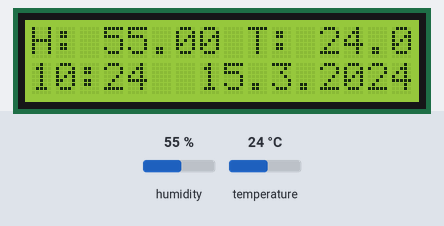
The sketch below on a simulated Arduino Uno, built with avr-gcc and run on an emulated ATmega328P. Parts: 16×2 character LCD. The test bench sets the inputs (shaded band); at power-on: humidity 55 %, temperature 24 °C. The local clock reads 2024-03-15 10:24:30 at power-on unless the sketch sets it; what the sketch prints to the serial monitor is not drawn.

Above: at 1.2 s.
1.3 s: humidity set to 22 %
At 2.6 s:
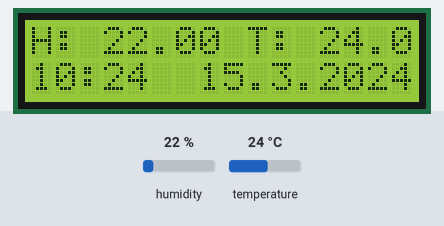
4.1 s: temperature set to 12 °C
At 5.4 s:
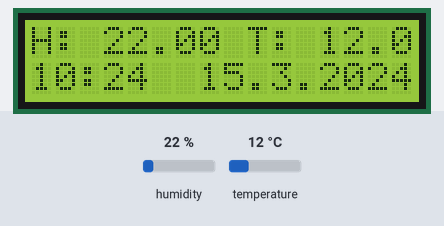
6.9 s: humidity set to 40 %
At 9.7 s:
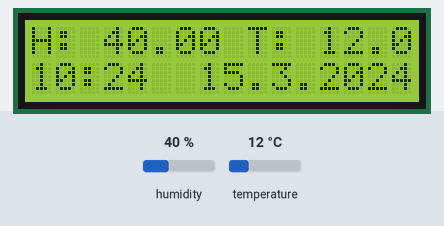
10.0 s: temperature set to 19 °C
At 11.5 s:
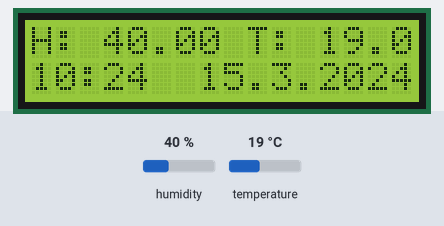
Timing chart, 0 to 13.0 s (numbered marks = the images above; inputs shaded):
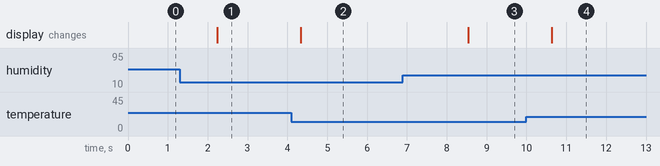

The sketch:

dht_clock_lcd.ino
```cpp
#include <ThreeWire.h>
#include <RtcDS1302.h>
#include <DHT.h>
#include <Wire.h>
#include <LiquidCrystal_I2C.h>

#define DHTPIN 5
#define DHTTYPE DHT11   // DHT 11

DHT dht(DHTPIN, DHTTYPE);

LiquidCrystal_I2C lcd(0x27, 16,2);

const int IO = 27;    // DAT
const int SCLK = 14;  // CLK
const int CE = 26;    // RST

ThreeWire myWire(IO, SCLK, CE);
RtcDS1302<ThreeWire> Rtc(myWire);

void setup() {
  Serial.begin(115200);

  dht.begin();

  lcd.init();
  lcd.backlight();

  Serial.print("compiled: ");
  Serial.print(__DATE__);
  Serial.println(__TIME__);

  Rtc.Begin();

  RtcDateTime compiled = RtcDateTime(__DATE__, __TIME__);
  printDateTime(compiled);
  Serial.println();

  if (!Rtc.IsDateTimeValid()) {
    // Common Causes:
    //    1) first time you ran and the device wasn't running yet
    //    2) the battery on the device is low or even missing

    Serial.println("RTC lost confidence in the DateTime!");
    Rtc.SetDateTime(compiled);
  }

  if (Rtc.GetIsWriteProtected()) {
    Serial.println("RTC was write protected, enabling writing now");
    Rtc.SetIsWriteProtected(false);
  }

  if (!Rtc.GetIsRunning()) {
    Serial.println("RTC was not actively running, starting now");
    Rtc.SetIsRunning(true);
  }

  RtcDateTime now = Rtc.GetDateTime();
  if (now < compiled) {
    Serial.println("RTC is older than compile time!  (Updating DateTime)");
    Rtc.SetDateTime(compiled);
  } else if (now > compiled) {
    Serial.println("RTC is newer than compile time. (this is expected)");
  } else if (now == compiled) {
    Serial.println("RTC is the same as compile time! (not expected but all is fine)");
  }
}

void loop() {
  float h = dht.readHumidity();
  float t = dht.readTemperature();

  // if (isnan(h) || isnan(t)) {
  //   Serial.println("Failed to read from DHT sensor!");
  //   return;
  // }

  Serial.print("Humidity: ");
  Serial.print(h);
  Serial.print(" %\t");
  Serial.print("Temperature: ");
  Serial.print(t);
  Serial.println(" *C");

  lcd.setCursor(0, 0);
  lcd.print("H: " + String(h) + " T: " + String(t) + " *C");


  RtcDateTime now = Rtc.GetDateTime();
  lcd.setCursor(0, 1);
  lcd.print(String(now.Hour()) + ":" + String(now.Minute()) + "  " + String(now.Day()) + "." + String(now.Month()) + "." + String(now.Year()));

  printDateTime(now);
  Serial.println();

  if (!now.IsValid()) {
    // Common Causes:
    //    1) the battery on the device is low or even missing and the power line was disconnected
    Serial.println("RTC lost confidence in the DateTime!");
  }

  delay(1000);  // five seconds
}

#define countof(a) (sizeof(a) / sizeof(a[0]))

void printDateTime(const RtcDateTime& dt) {
  char datestring[20];

  snprintf_P(datestring,
             countof(datestring),
             PSTR("%02u/%02u/%04u %02u:%02u:%02u"),
             dt.Month(),
             dt.Day(),
             dt.Year(),
             dt.Hour(),
             dt.Minute(),
             dt.Second());
  Serial.print(datestring);
}
```

Measured:
- after the input at 1.3 s, the display: changes after 0.93 s (image 1)
- after the input at 4.1 s, the display: changes after 0.23 s (image 2)
- after the input at 6.9 s, the display: changes after 1.6 s (image 3)
- after the input at 10.0 s, the display: changes after 0.64 s (image 4)
